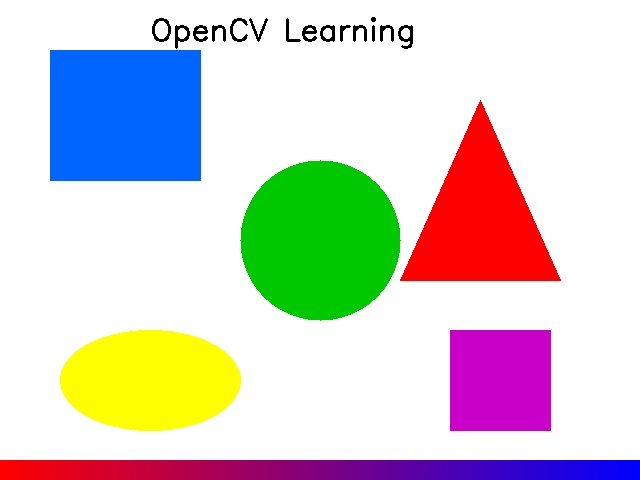
#> input picture image_processing/assets/sample.jpg, 640 x 480 px
$ python ex6_edge_detection.py
#> lines starting #> are read from the running program, lines starting #| are printed output that depends on the picture
# -*- coding: utf-8 -*-
"""
Bài Tập 6: Phát Hiện Cạnh (Canny Edge Detection)
Mục tiêu: Hiểu cách phát hiện biên/cạnh với các tham số khác nhau

- Canny sử dụng 2 ngưỡng: thấp (low) và cao (high)
- Cạnh < low: bỏ qua, cạnh > high: giữ lại
- Cạnh giữa low-high: chỉ giữ nếu nối với cạnh mạnh
- Tỉ lệ lý tưởng: high/low = 2:1 hoặc 3:1
- Blur trước giúp giảm nhiễu (noise)
"""

import cv2          # Thư viện xử lý ảnh
import numpy as np  # Thư viện ma trận
import os           # Thao tác file

def main():
    # Đọc ảnh và chuyển sang grayscale
    img_path = os.path.join(os.path.dirname(__file__), "..", "..", "assets", "sample.jpg")
    img = cv2.imread(img_path)
#> img is the input picture: shape (480, 640, 3); mean B, G, R 205.3, 208.6, 212.9

    if img is None:
        print("[LOI] Khong the doc anh! Hay chay sample_generator.py truoc.")
        return

    # Canny chỉ hoạt động trên ảnh grayscale (1 kênh)
    gray = cv2.cvtColor(img, cv2.COLOR_BGR2GRAY)
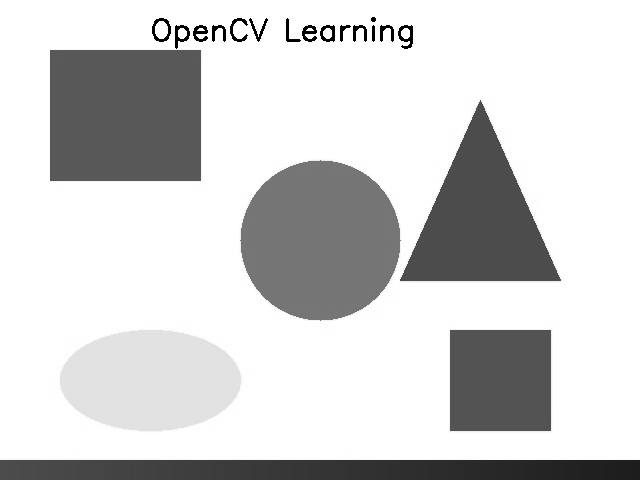
#> gray: shape (480, 640); min 0, max 255, mean 209.5

    print("=" * 50)
    print("  BAI TAP 6: EDGE DETECTION (CANNY)")
    print("=" * 50)

    # === HIỂU VỀ CANNY EDGE DETECTION ===
    # cv2.Canny(ảnh, ngưỡng_thấp, ngưỡng_cao)
    #   - ngưỡng_thấp: cạnh dưới mức này bị bỏ (nhiễu)
    #   - ngưỡng_cao: cạnh trên mức này được giữ (cạnh mạnh)
    #   - giữa 2 ngưỡng: chỉ giữ nếu kết nối với cạnh mạnh

    # 3 bộ tham số để so sánh
    params = [
        (50, 150, "Nhieu canh (nguong thap)"),      # Nhạy → nhiều cạnh
        (100, 200, "Can bang (nguong trung binh)"),  # Cân bằng
        (100, 300, "It canh (nguong cao)"),           # Không nhạy → ít cạnh
    ]

    print(f"\n[INFO] Canny Edge Detection su dung 2 nguong:")
    print(f"       - Low threshold:  canh yeu (rejected neu < low)")
    print(f"       - High threshold: canh manh (accepted neu > high)")
    print(f"       - Giua low-high: chi accepted neu ket noi voi canh manh")

    results = []
    for low, high, desc in params:
        # Áp dụng Canny edge detection
        edges = cv2.Canny(gray, low, high)

        # Đếm số pixel cạnh (giá trị > 0 = là cạnh)
        edge_count = np.sum(edges > 0)
        total = edges.size
        edge_pct = edge_count / total * 100

        print(f"\n[Canny({low:3d}, {high:3d})] {desc}")
        print(f"    So pixel canh: {edge_count:,} ({edge_pct:.1f}%)")

        # Thêm nhãn text lên ảnh kết quả
        labeled = cv2.cvtColor(edges, cv2.COLOR_GRAY2BGR)
        cv2.putText(labeled, f"Canny({low}, {high})", (10, 30),
                    cv2.FONT_HERSHEY_SIMPLEX, 0.7, (0, 255, 0), 2)
        results.append(labeled)
#> this loop made 3 passes
#> (edge_count, edge_pct) on passes 1 to 3: (4398, 1.43), (3893, 1.27), (3893, 1.27)
#|     So pixel canh: 4,398 (1.4%)
#|     So pixel canh: 3,893 (1.3%)
#|     So pixel canh: 3,893 (1.3%)
#> pass 1, in main, `edges = cv2.Canny(gray, low, high)`:
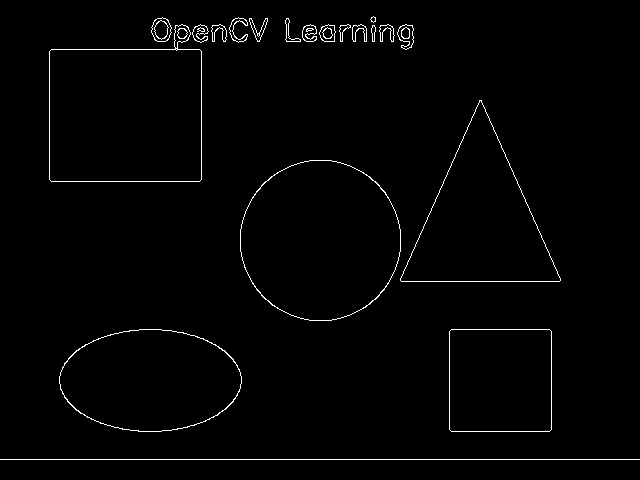
#> edges: shape (480, 640); 1.4% white in thin lines or dots
#> pass 2, in main, `edges = cv2.Canny(gray, low, high)`:
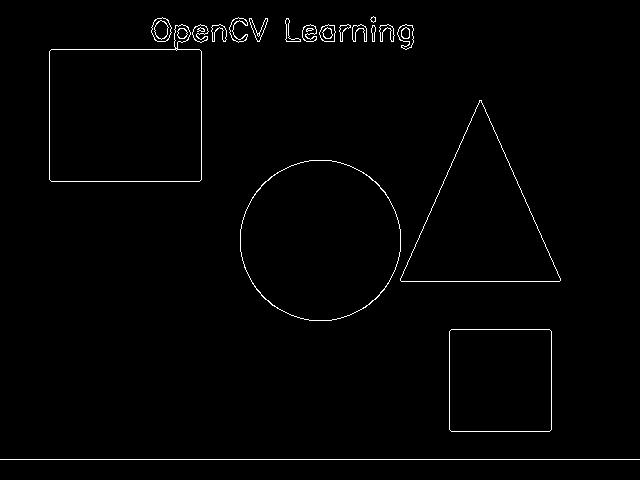
#> edges: shape (480, 640); 1.3% white in thin lines or dots
#> after the loop, results = 3 items

    # === GAUSSIAN BLUR TRƯỚC CANNY (giảm nhiễu) ===
    # Làm mờ ảnh trước khi detect cạnh sẽ giảm nhiễu đáng kể
    # GaussianBlur(ảnh, kích_thước_kernel, độ_lệch_chuẩn)
    blurred = cv2.GaussianBlur(gray, (5, 5), 1.4)
    edges_blurred = cv2.Canny(blurred, 100, 200)
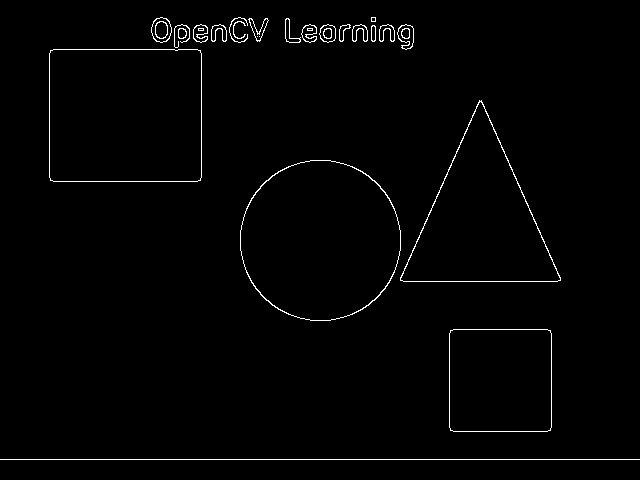
#> edges_blurred: shape (480, 640); 1.3% white in thin lines or dots

    edge_count_blur = np.sum(edges_blurred > 0)
#> edge_count_blur = 4146
    print(f"\n[Blur + Canny(100, 200)] Voi Gaussian Blur truoc")
    print(f"    So pixel canh: {edge_count_blur:,}")
#|     So pixel canh: 4,146
    print(f"    -> Blur giam nhieu (noise) truoc khi detect edge")

    labeled_blur = cv2.cvtColor(edges_blurred, cv2.COLOR_GRAY2BGR)
#> labeled_blur: shape (480, 640, 3); 1.3% white in thin lines or dots
    cv2.putText(labeled_blur, "Blur+Canny(100,200)", (10, 30),
                cv2.FONT_HERSHEY_SIMPLEX, 0.7, (0, 255, 0), 2)
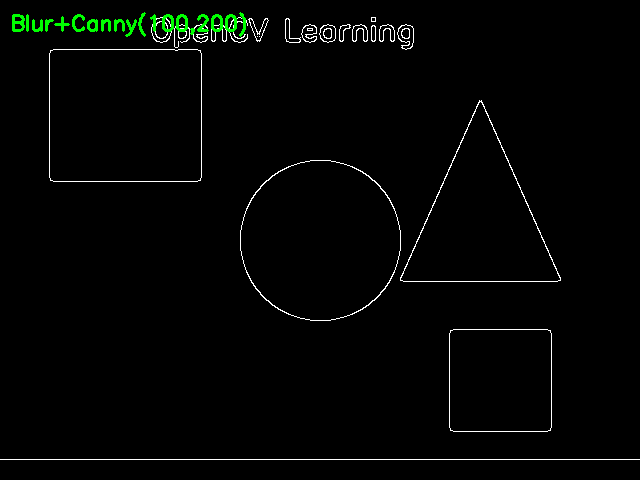
#> labeled_blur: shape (480, 640, 3); mean B, G, R 3.3, 4.8, 3.3

    # === HIỂN THỊ DẠNG LƯỚI ===
    # Hàng trên: (50,150) và (100,200)
    # Hàng dưới: (100,300) và Blur+(100,200)
    top = cv2.hconcat([results[0], results[1]])
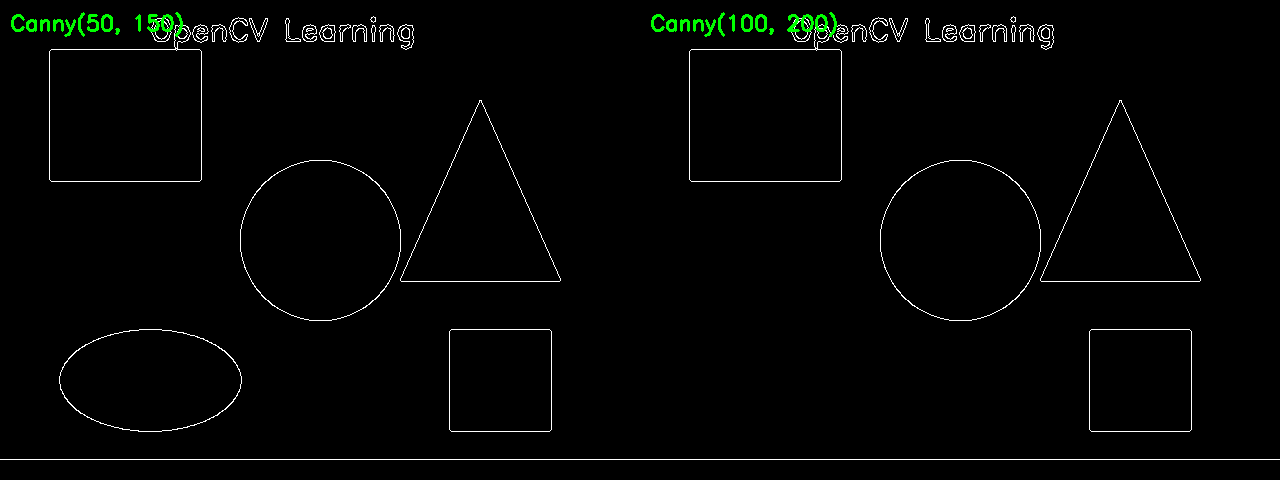
#> top: shape (480, 1280, 3); mean of channels 0, 1, 2 3.4, 4.4, 3.4; drawn as B, G, R
    bottom = cv2.hconcat([results[2], labeled_blur])
    grid = cv2.vconcat([top, bottom])
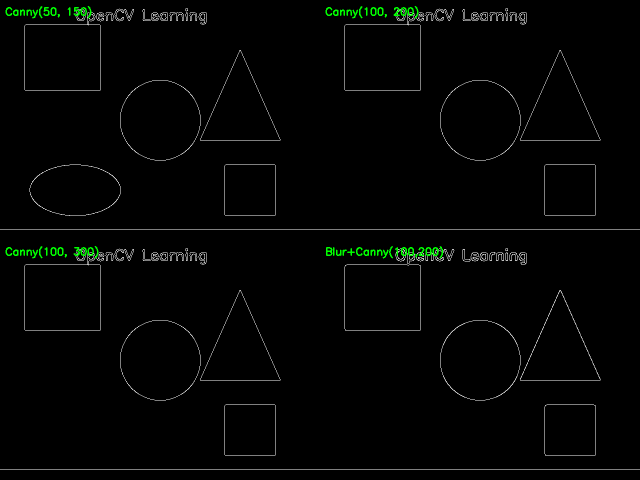
#> grid: shape (960, 1280, 3) (shown at 1/2 size); mean of channels 0, 1, 2 3.3, 4.5, 3.3; drawn as B, G, R

    cv2.imshow("Edge Detection Comparison", grid)
    cv2.imshow("Original", img)
    cv2.imshow("Grayscale", gray)

    print(f"\n[*] Dang hien thi anh. Nhan phim bat ky de dong.")
    cv2.waitKey(0)
    cv2.destroyAllWindows()

    # Lưu kết quả
    output_dir = os.path.join(os.path.dirname(__file__), "..", "..", "output")
    os.makedirs(output_dir, exist_ok=True)
    cv2.imwrite(os.path.join(output_dir, "ex6_edges_grid.jpg"), grid)
    print(f"\n[DONE] Da luu ket qua vao thu muc output/")


if __name__ == "__main__":
    main()
